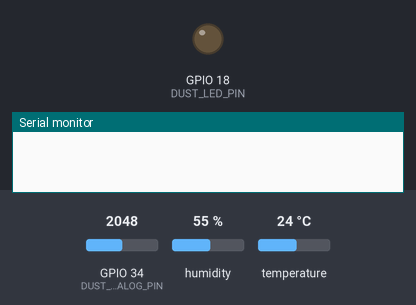
The sketch below on a simulated ESP32. Parts: output pins drawn as LEDs (lit = HIGH), the last lines printed to the serial monitor. Inputs (shaded band) come from the test bench; at power-on: GPIO 34 (DUST_ANALOG_PIN) = 2048, humidity 55 %, temperature 24 °C. WiFi joins after 1.5 s; servers stay silent unless stated.

Above: at 0.1 s.
At 2.1 s:
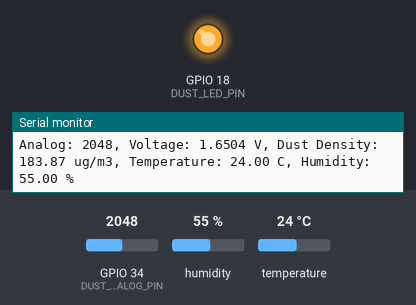
Timing chart, 0 to 3.6 s (numbered marks = the images above):
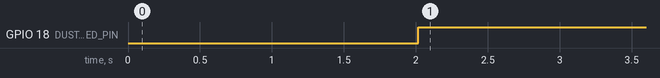

The sketch:

dht11_gp2y101.ino
```cpp
#include <Arduino.h>
#include <DHTesp.h>  // Thêm thư viện DHTesp cho ESP32
#include <WiFi.h>    // Thêm thư viện WiFi
#include <ArduinoOTA.h> // Thêm thư viện OTA

#define DUST_LED_PIN 18
#define DUST_ANALOG_PIN 34
#define DHTPIN 19  // Định nghĩa chân cho DHT11

int delayTime = 280;
int delayTime2 = 40;
float offTime = 9680; // 10000 - 280 - 40

int dustVal = 0;
char s[32];
float voltage = 0;
float dustdensity = 0;

DHTesp dht;  // Khai báo đối tượng DHTesp

// Thông tin WiFi
const char* ssid = "MYLAP_8545";       // Thay bằng SSID của bạn
const char* password = "123456789";    // Thay bằng mật khẩu WiFi của bạn

// Thiết lập IP tĩnh
IPAddress staticIP(192, 168, 137, 125); // Địa chỉ IP tĩnh mong muốn
IPAddress gateway(192, 168, 137, 1);    // Địa chỉ gateway
IPAddress subnet(255, 255, 255, 0);     // Mặt nạ mạng
IPAddress dns(8, 8, 8, 8);              // DNS server (tùy chọn)

void setup() {
  Serial.begin(9600);
  pinMode(DUST_LED_PIN, OUTPUT);
  analogSetPinAttenuation(DUST_ANALOG_PIN, ADC_11db); // Set ADC to measure up to ~3.3V
  dht.setup(DHTPIN, DHTesp::DHT11);  // Khởi tạo DHT11

  // Thiết lập IP tĩnh
  if (!WiFi.config(staticIP, gateway, subnet, dns)) {
    Serial.println("Failed to configure static IP");
  }

  // Kết nối WiFi
  WiFi.begin(ssid, password);
  while (WiFi.status() != WL_CONNECTED) {
    delay(1000);
    Serial.println("Connecting to WiFi...");
  }
  Serial.println("Connected to WiFi");
  Serial.print("IP Address: ");
  Serial.println(WiFi.localIP());

  // Khởi động OTA
  ArduinoOTA.setHostname("ESP32-OTA");  // Đặt tên cho thiết bị OTA
  // Tùy chọn: Thêm mật khẩu OTA để tăng bảo mật
  ArduinoOTA.setPassword("your_ota_password");

  ArduinoOTA.onStart([]() {
    Serial.println("OTA Start");
  });
  ArduinoOTA.onEnd([]() {
    Serial.println("OTA End");
  });
  ArduinoOTA.onProgress([](unsigned int progress, unsigned int total) {
    Serial.printf("Progress: %u%%\r", (progress / (total / 100)));
  });
  ArduinoOTA.onError([](ota_error_t error) {
    Serial.printf("Error[%u]: ", error);
    if (error == OTA_AUTH_ERROR) Serial.println("Auth Failed");
    else if (error == OTA_BEGIN_ERROR) Serial.println("Begin Failed");
    else if (error == OTA_CONNECT_ERROR) Serial.println("Connect Failed");
    else if (error == OTA_RECEIVE_ERROR) Serial.println("Receive Failed");
    else if (error == OTA_END_ERROR) Serial.println("End Failed");
  });

  ArduinoOTA.begin();
  Serial.println("OTA Ready");
}

void loop() {
  // Xử lý OTA
  ArduinoOTA.handle();

  digitalWrite(DUST_LED_PIN, LOW); // Power on the LED
  delayMicroseconds(delayTime);
  dustVal = analogRead(DUST_ANALOG_PIN); // Read the dust value
  delayMicroseconds(delayTime2);
  digitalWrite(DUST_LED_PIN, HIGH); // Turn the LED off
  delayMicroseconds(offTime);

  voltage = (dustVal / 4095.0) * 3.3; // Convert 12-bit ADC reading to voltage (0-3.3V)
  dustdensity = 172 * voltage - 100; // Calculate dust density directly in µg/m³

  if (dustdensity < 0)
    dustdensity = 0;
  if (dustdensity > 500)
    dustdensity = 500;

  // Đọc dữ liệu từ DHT11
  TempAndHumidity data = dht.getTempAndHumidity();
  float temperature = data.temperature;
  float humidity = data.humidity;

  // Kiểm tra nếu đọc thành công
  if (isnan(temperature) || isnan(humidity)) {
    Serial.println("Failed to read from DHT11 sensor!");
  } else {
    Serial.print("Analog: ");
    Serial.print(dustVal);
    Serial.print(", Voltage: ");
    Serial.print(voltage, 4);
    Serial.print(" V, Dust Density: ");
    Serial.print(dustdensity, 2);
    Serial.print(" ug/m3, Temperature: ");
    Serial.print(temperature, 2);
    Serial.print(" C, Humidity: ");
    Serial.print(humidity, 2);
    Serial.println(" %");
  }
  delay(1000);
}
```

Measured:
- by itself, GPIO 18 (DUST_LED_PIN): LOW → HIGH at 2.0 s
